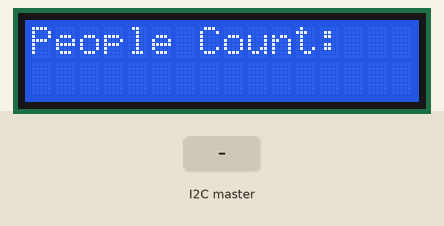
This sketch was run on a simulated Arduino Uno, built with avr-gcc and run on an emulated ATmega328P. Shown: 16×2 character LCD. Inputs (shaded band) come from the test bench. What the sketch prints to the serial monitor is not drawn.

Above: at 1.2 s.
1.3 s: the I2C master sends the byte 1
At 2.2 s:
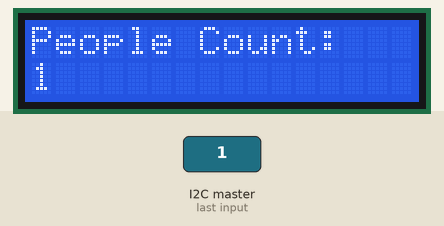
2.8 s: the I2C master sends the byte 0
At 3.3 s:
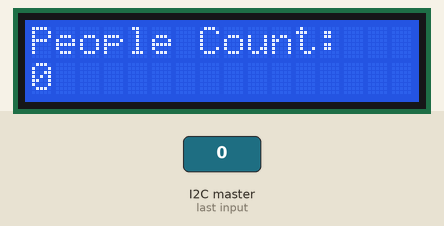
Timing chart, 0 to 5.8 s (numbered marks = the images above; inputs shaded):
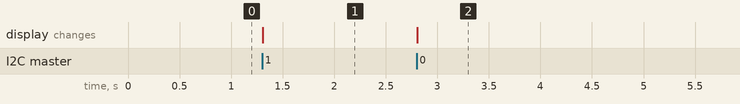

The sketch:

Arduino_Uno_slave_board.pde
```cpp
#include <LiquidCrystal.h>
#include <Wire.h>

// LCD Configuration
LiquidCrystal lcd(12, 11, 5, 4, 3, 2);

void setup() {
  Wire.begin(4); // Initialize and join I2C bus with address #4
  Wire.onReceive(receiveEvent); // Register the receiveEvent function to handle I2C

  Serial.begin(9600);
// display on LCD
  lcd.begin(16, 2);
  lcd.print("People Count: ");
  // lcd.setCursor(0, 1);
  // lcd.print(peopleCount);
}

void loop() {
  delay(1000);
}

void receiveEvent(int howMany) {
 int peopleCount = Wire.read(); // Read the received byte as an integer
 Serial.println(peopleCount); // Print the integer to the serial monitor
 // Update LCD with People Count
  lcd.clear();
  lcd.setCursor(0, 0);
  lcd.print("People Count: ");
  lcd.setCursor(0, 1);
  lcd.print(peopleCount);
  delay(500);
}
```

Measured:
- after the input at 1.3 s, the display: changes at once (image 1)
- after the input at 2.8 s, the display: changes at once (image 2)
